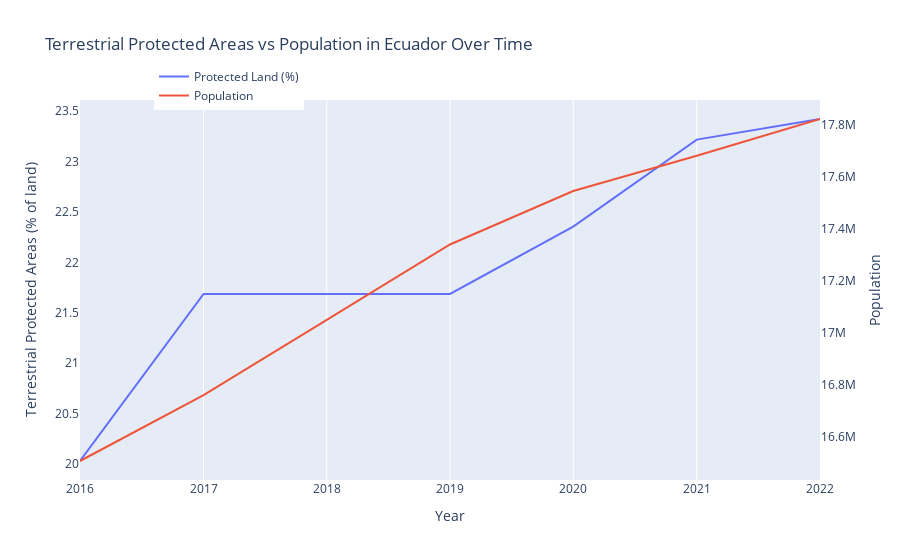

Write notebook code for a chart like this one.
### Code cell
# Define indicators for Terrestrial Protected Areas and Population
indicators = {
    "ER.LND.PTLD.ZS": "Terrestrial Protected Areas (% of land)",
    "SP.POP.TOTL": "Population"
}

# Define country
country = "ECU"  # Brazil's country code

# Fetch data from World Bank API
data = wbdata.get_dataframe(indicators, country=country)

# Convert index (years) to datetime format
data.index = pd.to_datetime(data.index.astype(str) + "-01-01")

# Drop missing values
data.dropna(inplace=True)

# Create figure
fig = go.Figure()

# Add Terrestrial Protected Areas trace (left y-axis)
fig.add_trace(go.Scatter(x=data.index, y=data["Terrestrial Protected Areas (% of land)"], 
                         mode="lines", name="Protected Land (%)", 
                         yaxis="y1"))

# Add Population trace (right y-axis)
fig.add_trace(go.Scatter(x=data.index, y=data["Population"], 
                         mode="lines", name="Population", 
                         yaxis="y2"))

# Update layout for dual axes
fig.update_layout(
    title="Terrestrial Protected Areas vs Population in Ecuador Over Time",
    xaxis=dict(title="Year"),
    yaxis=dict(title="Terrestrial Protected Areas (% of land)", side="left", showgrid=False),
    yaxis2=dict(title="Population", side="right", overlaying="y", showgrid=False),
    legend=dict(x=0.1, y=1.1)
)

# Show plot
fig.show()

### Figure 1 — Plotly figure (JSON) as saved in the notebook; plotly's stock layout.template omitted (floating-point values rounded to 4 significant figures)
{"data": [{"mode": "lines", "name": "Protected Land (%)", "type": "scatter", "x": ["2022-01-01T00:00:00", "2021-01-01T00:00:00", "2020-01-01T00:00:00", "2019-01-01T00:00:00", "2018-01-01T00:00:00", "2017-01-01T00:00:00", "2016-01-01T00:00:00"], "y": [23.42, 23.22, 22.35, 21.69, 21.69, 21.69, 20.03], "yaxis": "y"}, {"mode": "lines", "name": "Population", "type": "scatter", "x": ["2022-01-01T00:00:00", "2021-01-01T00:00:00", "2020-01-01T00:00:00", "2019-01-01T00:00:00", "2018-01-01T00:00:00", "2017-01-01T00:00:00", "2016-01-01T00:00:00"], "y": [17823897, 17682454, 17546065, 17340021, 17049547, 16759519, 16505139], "yaxis": "y2"}], "layout": {"legend": {"x": 0.1, "y": 1.1}, "title": {"text": "Terrestrial Protected Areas vs Population in Ecuador Over Time"}, "xaxis": {"title": {"text": "Year"}}, "yaxis": {"showgrid": false, "side": "left", "title": {"text": "Terrestrial Protected Areas (% of land)"}}, "yaxis2": {"overlaying": "y", "showgrid": false, "side": "right", "title": {"text": "Population"}}}}
